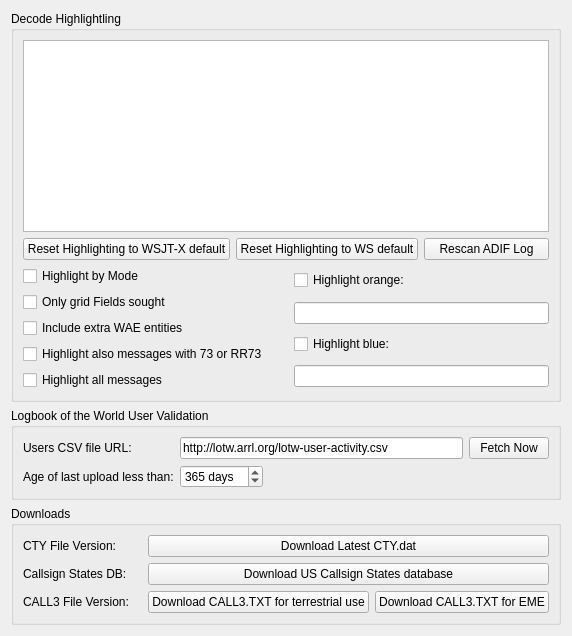
         <widget class="QWidget" name="colors_tab">
          <attribute name="title">
           <string>Colors</string>
          </attribute>
          <layout class="QVBoxLayout" name="verticalLayout_7">
           <item>
            <widget class="QGroupBox" name="groupBox_12">
             <property name="sizePolicy">
              <sizepolicy hsizetype="Preferred" vsizetype="Preferred">
               <horstretch>0</horstretch>
               <verstretch>7</verstretch>
              </sizepolicy>
             </property>
             <property name="title">
              <string>Decode Highlightling</string>
             </property>
             <layout class="QGridLayout" name="gridLayout_5">
              <item row="1" column="0" colspan="2">
               <layout class="QHBoxLayout" name="horizontalLayout_20">
                <item>
                 <widget class="QPushButton" name="reset_highlighting_to_defaults_push_button">
                  <property name="toolTip">
                   <string>&lt;html&gt;&lt;head/&gt;&lt;body&gt;&lt;p&gt;Push to reset all highlight items above to default values and priorities.&lt;/p&gt;&lt;/body&gt;&lt;/html&gt;</string>
                  </property>
                  <property name="text">
                   <string>Reset Highlighting to WSJT-X default</string>
                  </property>
                 </widget>
                </item>
                <item>
                 <widget class="QPushButton" name="reset_highlighting_to_defaults2_push_button">
                  <property name="text">
                   <string>Reset Highlighting to WS default</string>
                  </property>
                 </widget>
                </item>
                <item>
                 <widget class="QPushButton" name="rescan_log_push_button">
                  <property name="toolTip">
                   <string>&lt;html&gt;&lt;head/&gt;&lt;body&gt;&lt;p&gt;Click to scan the wsjtx_log.adi ADIF file again for worked before information&lt;/p&gt;&lt;/body&gt;&lt;/html&gt;</string>
                  </property>
                  <property name="text">
                   <string>Rescan ADIF Log</string>
                  </property>
                 </widget>
                </item>
               </layout>
              </item>
              <item row="0" column="0" colspan="2">
               <widget class="DecodeHighlightingListView" name="highlighting_list_view">
                <property name="sizePolicy">
                 <sizepolicy hsizetype="Expanding" vsizetype="Preferred">
                  <horstretch>0</horstretch>
                  <verstretch>0</verstretch>
                 </sizepolicy>
                </property>
                <property name="contextMenuPolicy">
                 <enum>Qt::ActionsContextMenu</enum>
                </property>
                <property name="acceptDrops">
                 <bool>true</bool>
                </property>
                <property name="toolTip">
                 <string>&lt;html&gt;&lt;head/&gt;&lt;body&gt;&lt;p&gt;Enable or disable using the check boxes and right-click an item to change or unset the foreground color, background color, or reset the item to default values. Drag and drop the items to change their priority, higher in the list is higher in priority.&lt;/p&gt;&lt;p&gt;Note that each foreground or background color may be either set or unset, unset means that it is not allocated for that item's type and lower priority items may apply.&lt;/p&gt;&lt;/body&gt;&lt;/html&gt;</string>
                </property>
                <property name="editTriggers">
                 <set>QAbstractItemView::NoEditTriggers</set>
                </property>
                <property name="dragEnabled">
                 <bool>true</bool>
                </property>
                <property name="dragDropMode">
                 <enum>QAbstractItemView::InternalMove</enum>
                </property>
                <property name="defaultDropAction">
                 <enum>Qt::MoveAction</enum>
                </property>
                <property name="selectionMode">
                 <enum>QAbstractItemView::SingleSelection</enum>
                </property>
                <property name="resizeMode">
                 <enum>QListView::Adjust</enum>
                </property>
               </widget>
              </item>
              <item row="3" column="0" colspan="2">
               <layout class="QGridLayout" name="gridLayout_23">
                <item row="0" column="2">
                 <spacer name="horizontalSpacer_5">
                  <property name="orientation">
                   <enum>Qt::Horizontal</enum>
                  </property>
                  <property name="sizeType">
                   <enum>QSizePolicy::Fixed</enum>
                  </property>
                  <property name="sizeHint" stdset="0">
                   <size>
                    <width>20</width>
                    <height>20</height>
                   </size>
                  </property>
                 </spacer>
                </item>
                <item row="0" column="3">
                 <widget class="QCheckBox" name="highlight_orange_check_box">
                  <property name="toolTip">
                   <string>&lt;html&gt;&lt;head/&gt;&lt;body&gt;&lt;p&gt;Highlight callsigns or grids or prefixes with orange background color. Callsigns and grids must be separated by a comma, and there must be a comma after each callsign. Prefixes require a semicolon before and after them. Wildcards (*) are only allowed after single-digit prefixes. To exclude 2-or 3-digit prefixes, place an exclamation mark before and after them (e.g., ;K*;!KH6!KL!KP!).&lt;/p&gt;&lt;/body&gt;&lt;/html&gt;</string>
                  </property>
                  <property name="text">
                   <string>Highlight orange:</string>
                  </property>
                 </widget>
                </item>
                <item row="0" column="1" rowspan="4">
                 <layout class="QVBoxLayout" name="highlight_verticalLayout">
                  <item>
                   <widget class="QCheckBox" name="highlight_by_mode_check_box">
                    <property name="toolTip">
                     <string>&lt;html&gt;&lt;head/&gt;&lt;body&gt;&lt;p&gt;Check to indicate new DXCC entities, grid squares, and callsigns per mode.&lt;/p&gt;&lt;/body&gt;&lt;/html&gt;</string>
                    </property>
                    <property name="text">
                     <string>Highlight by Mode</string>
                    </property>
                   </widget>
                  </item>
                  <item>
                   <widget class="QCheckBox" name="only_fields_check_box">
                    <property name="toolTip">
                     <string>Check to for grid highlighting to only apply to unworked grid fields</string>
                    </property>
                    <property name="text">
                     <string>Only grid Fields sought</string>
                    </property>
                   </widget>
                  </item>
                  <item>
                   <widget class="QCheckBox" name="include_WAE_check_box">
                    <property name="text">
                     <string>Include extra WAE entities</string>
                    </property>
                   </widget>
                  </item>
                  <item>
                   <widget class="QCheckBox" name="highlight_73_check_box">
                    <property name="text">
                     <string>Highlight also messages with 73 or RR73</string>
                    </property>
                   </widget>
                  </item>
                  <item>
                   <widget class="QCheckBox" name="highlight_all_check_box">
                    <property name="text">
                     <string>Highlight all messages</string>
                    </property>
                   </widget>
                  </item>
                 </layout>
                </item>
                <item row="1" column="3">
                 <widget class="QLineEdit" name="highlight_orange_callsigns">
                  <property name="toolTip">
                   <string>&lt;html&gt;&lt;head/&gt;&lt;body&gt;&lt;p&gt;Highlight callsigns or grids or prefixes with orange background color. Callsigns and grids must be separated by a comma, and there must be a comma after each callsign. For directional calls, a comma must be placed before and after (e.g. ,DX,YOTA,POTA,). Prefixes require a semicolon before and after them. Wildcards (*) are only allowed after single-digit prefixes. To exclude 2-or 3-digit prefixes, place an exclamation mark before and after them (e.g., ;K*;!KH6!KL!KP!).&lt;/p&gt;&lt;/body&gt;&lt;/html&gt;</string>
                  </property>
                 </widget>
                </item>
                <item row="2" column="3">
                 <widget class="QCheckBox" name="highlight_blue_check_box">
                  <property name="toolTip">
                   <string>&lt;html&gt;&lt;head/&gt;&lt;body&gt;&lt;p&gt;Highlight callsigns or grids or prefixes with blue background color. Callsigns and grids must be separated by a comma, and there must be a comma after each callsign. Prefixes require a semicolon before and after them. Wildcards (*) are only allowed after single-digit prefixes. To exclude 2-or 3-digit prefixes, place an exclamation mark before and after them (e.g., ;K*;!KH6!KL!KP!).&lt;/p&gt;&lt;/body&gt;&lt;/html&gt;</string>
                  </property>
                  <property name="text">
                   <string>Highlight blue:</string>
                  </property>
                 </widget>
                </item>
                <item row="3" column="3">
                 <widget class="QLineEdit" name="highlight_blue_callsigns">
                  <property name="toolTip">
                   <string>&lt;html&gt;&lt;head/&gt;&lt;body&gt;&lt;p&gt;Highlight callsigns or grids or prefixes with blue background color. Callsigns and grids must be separated by a comma, and there must be a comma after each callsign. Prefixes require a semicolon before and after them. Wildcards (*) are only allowed after single-digit prefixes. To exclude 2-or 3-digit prefixes, place an exclamation mark before and after them (e.g., ;K*;!KH6!KL!KP!).&lt;/p&gt;&lt;/body&gt;&lt;/html&gt;</string>
                  </property>
                 </widget>
                </item>
               </layout>
              </item>
             </layout>
            </widget>
           </item>
           <item>
            <widget class="QGroupBox" name="groupBox_11">
             <property name="sizePolicy">
              <sizepolicy hsizetype="Preferred" vsizetype="Preferred">
               <horstretch>0</horstretch>
               <verstretch>1</verstretch>
              </sizepolicy>
             </property>
             <property name="toolTip">
              <string>&lt;html&gt;&lt;head/&gt;&lt;body&gt;&lt;p&gt;Controls for Logbook of the World user lookup.&lt;/p&gt;&lt;/body&gt;&lt;/html&gt;</string>
             </property>
             <property name="title">
              <string>Logbook of the World User Validation</string>
             </property>
             <layout class="QFormLayout" name="formLayout_18">
              <item row="1" column="0">
               <widget class="QLabel" name="label_15">
                <property name="text">
                 <string>Users CSV file URL:</string>
                </property>
                <property name="buddy">
                 <cstring>LotW_CSV_URL_line_edit</cstring>
                </property>
               </widget>
              </item>
              <item row="1" column="1">
               <layout class="QHBoxLayout" name="LotW_Layout">
                <item>
                 <widget class="QLineEdit" name="LotW_CSV_URL_line_edit">
                  <property name="toolTip">
                   <string>&lt;html&gt;&lt;head/&gt;&lt;body&gt;&lt;p&gt;URL of the ARRL LotW user's last upload dates and times data file which is used to highlight decodes from stations that are known to upload their log file to LotW.&lt;/p&gt;&lt;/body&gt;&lt;/html&gt;</string>
                  </property>
                  <property name="accessibleName">
                   <string>URL</string>
                  </property>
                  <property name="text">
                   <string>http://lotw.arrl.org/lotw-user-activity.csv</string>
                  </property>
                 </widget>
                </item>
                <item>
                 <widget class="QPushButton" name="LotW_CSV_fetch_push_button">
                  <property name="toolTip">
                   <string>&lt;html&gt;&lt;head/&gt;&lt;body&gt;&lt;p&gt;Push this button to fetch the latest LotW user's upload date and time data file.&lt;/p&gt;&lt;/body&gt;&lt;/html&gt;</string>
                  </property>
                  <property name="text">
                   <string>Fetch Now</string>
                  </property>
                 </widget>
                </item>
               </layout>
              </item>
              <item row="2" column="1">
               <layout class="QHBoxLayout" name="LotW_Layout_2">
                <item>
                 <widget class="QSpinBox" name="LotW_days_since_upload_spin_box">
                  <property name="toolTip">
                   <string>&lt;html&gt;&lt;head/&gt;&lt;body&gt;&lt;p&gt;Adjust this spin box to set the age threshold of LotW user's last upload date that is accepted as a current LotW user.&lt;/p&gt;&lt;/body&gt;&lt;/html&gt;</string>
                  </property>
                  <property name="accessibleName">
                   <string>Days since last upload</string>
                  </property>
                  <property name="suffix">
                   <string> days</string>
                  </property>
                  <property name="minimum">
                   <number>0</number>
                  </property>
                  <property name="maximum">
                   <number>9999</number>
                  </property>
                  <property name="value">
                   <number>365</number>
                  </property>
                 </widget>
                </item>
                <item>
                 <spacer name="horizontalSpacer_2">
                  <property name="orientation">
                   <enum>Qt::Horizontal</enum>
                  </property>
                  <property name="sizeHint" stdset="0">
                   <size>
                    <width>40</width>
                    <height>20</height>
                   </size>
                  </property>
                 </spacer>
                </item>
                <item>
                 <widget class="QLabel" name="LotW_CSV_status_label">
                  <property name="minimumSize">
                   <size>
                    <width>240</width>
                    <height>0</height>
                   </size>
                  </property>
                  <property name="text">
                   <string/>
                  </property>
                 </widget>
                </item>
               </layout>
              </item>
              <item row="2" column="0">
               <widget class="QLabel" name="label_14">
                <property name="text">
                 <string>Age of last upload less than:</string>
                </property>
                <property name="buddy">
                 <cstring>LotW_days_since_upload_spin_box</cstring>
                </property>
               </widget>
              </item>
             </layout>
            </widget>
           </item>
           <item>
            <spacer name="horizontalSpacer_8">
             <property name="orientation">
              <enum>Qt::Horizontal</enum>
             </property>
             <property name="sizeHint" stdset="0">
              <size>
               <width>0</width>
               <height>0</height>
              </size>
             </property>
            </spacer>
           </item>
           <item>
            <widget class="QGroupBox" name="downloads_groupBox">
             <property name="sizePolicy">
              <sizepolicy hsizetype="Preferred" vsizetype="Preferred">
               <horstretch>0</horstretch>
               <verstretch>1</verstretch>
              </sizepolicy>
             </property>
             <property name="title">
              <string>Downloads</string>
             </property>
             <layout class="QGridLayout" name="gridLayout_21">
              <item row="2" column="1">
               <widget class="QPushButton" name="CALL3_download_button">
                <property name="toolTip">
                 <string>Dowload latest CALL3.TXT file.</string>
                </property>
                <property name="text">
                 <string>Download CALL3.TXT for terrestrial use</string>
                </property>
               </widget>
              </item>
              <item row="0" column="0">
               <widget class="QLabel" name="CTY_file_label">
                <property name="text">
                 <string>CTY File Version: </string>
                </property>
               </widget>
              </item>
              <item row="1" column="0">
               <widget class="QLabel" name="callsign_states_label">
                <property name="text">
                 <string>Callsign States DB: </string>
                </property>
               </widget>
              </item>
              <item row="2" column="0">
               <widget class="QLabel" name="CALL3_file_label">
                <property name="text">
                 <string>CALL3 File Version:</string>
                </property>
               </widget>
              </item>
              <item row="2" column="2">
               <widget class="QPushButton" name="CALL3_EME_download_button">
                <property name="toolTip">
                 <string>Dowload latest CALL3.TXT file for EME. This version is suitable for JT65 Deep Search.</string>
                </property>
                <property name="text">
                 <string>Download CALL3.TXT for EME</string>
                </property>
               </widget>
              </item>
              <item row="1" column="1" colspan="2">
               <widget class="QPushButton" name="callsign_states_download_button">
                <property name="text">
                 <string>Download US Callsign States database</string>
                </property>
               </widget>
              </item>
              <item row="0" column="1" colspan="2">
               <widget class="QPushButton" name="CTY_download_button">
                <property name="text">
                 <string>Download Latest CTY.dat</string>
                </property>
               </widget>
              </item>
             </layout>
            </widget>
           </item>
          </layout>
         </widget>
